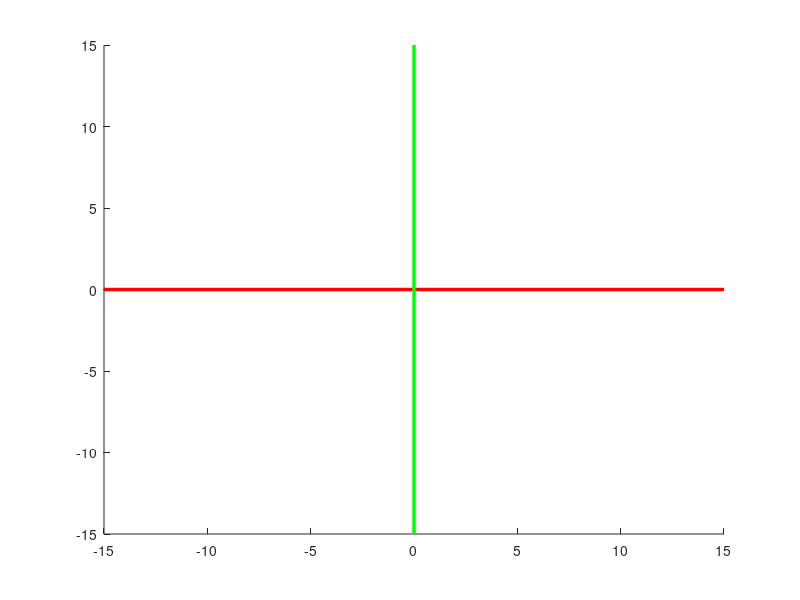

MATLAB code for this plot:
function printAxis()
line([-15 15],[0 0],[0 0], 'color',[1 0 0],'linewidth',2.5);
line([0 0],[-15 15],[0 0], 'color',[0 1 0],'linewidth',2.5);
line([0 0],[0 0],[-15 15], 'color',[0 0 1],'linewidth',2.5);
end
 %ESTA FUNCION AYUDA A IMPRIMIR EJHE X Y EJE Y